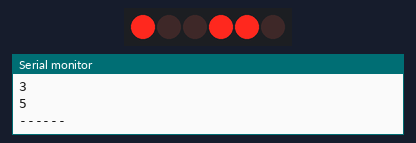
Bench run of a sketch on a simulated Arduino Uno, built with avr-gcc and run on an emulated ATmega328P. On the bench: 6×1 LED matrix, the last lines printed to the serial monitor. Wiring (inferred from the names in the program): charlieplexed LEDs: lines pin 3, pin 5, pin 6. Random numbers use the default seed unless the sketch sets one.

Above: at 0.1 s.
At 4.4 s:
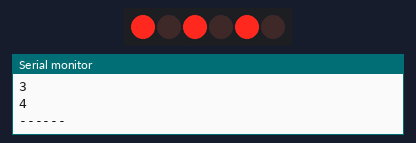
At 9.0 s:
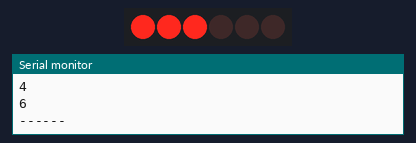
At 18.2 s:
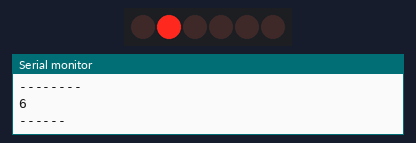
At 27.2 s:
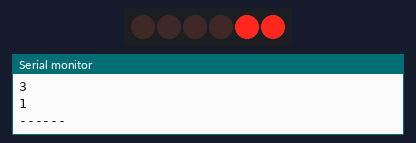
At 38.0 s:
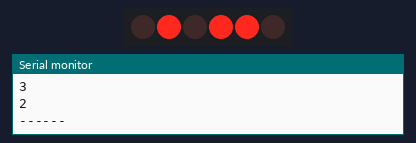

Measured:
- what the display in image 0 shows lasts 1.6 s, from 0.0 s to 1.6 s
- what the display in image 3 shows lasts 2.7 s, from 18.1 s to 20.8 s
- what the display in image 5 shows lasts 1.5 s, from 38.0 s to 39.5 s

The sketch:

sketch_blinkybracelet_3x2.ino
```cpp
/*
 * BlinkyBracelet powered by Arduino Uno 3
 * Using 3 LEDs in 2 rows
 * This is for debugging a short row of LEDs
 *
 * author: Nisha K
 * nishakumarx@gmail.com
 */

/*
 * struct to store led pin high and pin low
 * In a 3x2 matrix there are 3 pins
 * One will go High, one will go Low and the
 * third is a high impedence
 */
typedef struct{
  int pinHigh;
  int pinLow;
  int pinHiImp; // we do this because we are charlieplexing
} LED;

/*
 * Array of leds
 * This is assuming we are using these lines:
 * 3, 5, 6
 */
LED leds[6] = {{6, 5, 3},
               {5, 6, 3},
               {6, 3, 5}, //row 1
               {5, 3, 6},
               {3, 5, 6},
               {3, 6, 5}}; //row 2

/*
 * Reset all LEDs
 * This means turn all pins into
 * OUTPUT and bring them down to LOW
 */
void reset()
{
  pinMode(3, OUTPUT);
  pinMode(5, OUTPUT);
  pinMode(6, OUTPUT);
  digitalWrite(3, LOW);
  digitalWrite(5, LOW);
  digitalWrite(6, LOW);
}

void reset2()
{
  pinMode(3, INPUT);
  pinMode(5, INPUT);
  pinMode(6, INPUT);
}

/*
 * Turn on a list of LEDs
 * We need to do a list because the LEDs
 * are all tied together
 */
void turnOn(int indexArray[], int len)
{
  for (int i=0; i<len; i++)
  {
    int ledNo = indexArray[i]-1;
    // set pinmode
    reset2();
    pinMode(leds[ledNo].pinHigh, OUTPUT);
    pinMode(leds[ledNo].pinLow, OUTPUT);
    pinMode(leds[ledNo].pinHiImp, INPUT);
    // turn it on
    digitalWrite(leds[ledNo].pinLow, LOW);
    digitalWrite(leds[ledNo].pinHigh, HIGH);
    delay(1);
  }
}

/*
 * Return a delay based on the number of LEDs
 * We do this because the time taken to setup
 * the pins increases exponentially as the number
 * of LEDs increase so we cannot set a constant loop
 * number
 */
int delayLoop(int noLeds)
{
  int loopNum = 1000;
  switch(noLeds)
  {
    case 1:
      loopNum = 1300;
      break;
    case 2:
      loopNum = 800;
      break;
    case 3:
      loopNum = 500;
      break;
    case 4:
      loopNum = 400;
      break;
    case 5:
      loopNum = 300;
      break;
  }
  return loopNum;
}

void setup()
{
  reset();
  randomSeed(analogRead(A0)); //seed random number generator
  Serial.begin(9600);
}

void loop() {
  // Generate a random number of leds that will light up
  int noLeds = (int) random(1,4);
  int onLeds[noLeds];
  Serial.println("No of leds");
  Serial.println(noLeds);
  // get the first random number within the total number of leds
  onLeds[0] = (int) random(1,7);
  Serial.println("--------");
  Serial.println(onLeds[0]);
  int dupes, randNo;
  for (int i=1; i<noLeds; i++)
  {
    // generate a random number
    // that is unique
    do
    {
      randNo = (int) random(1,7);
      dupes = 0;
      for (int j=0; j<i; j++)
      {
        if (onLeds[j] == randNo)
        {
          dupes++;
        }
      }
    } while (dupes > 0);

    onLeds[i] = randNo;
    Serial.println(randNo);
  }
  Serial.println("------");
  for (int i=0; i<delayLoop(noLeds); i++)
  {
    turnOn(onLeds, noLeds);
  }
}
```
